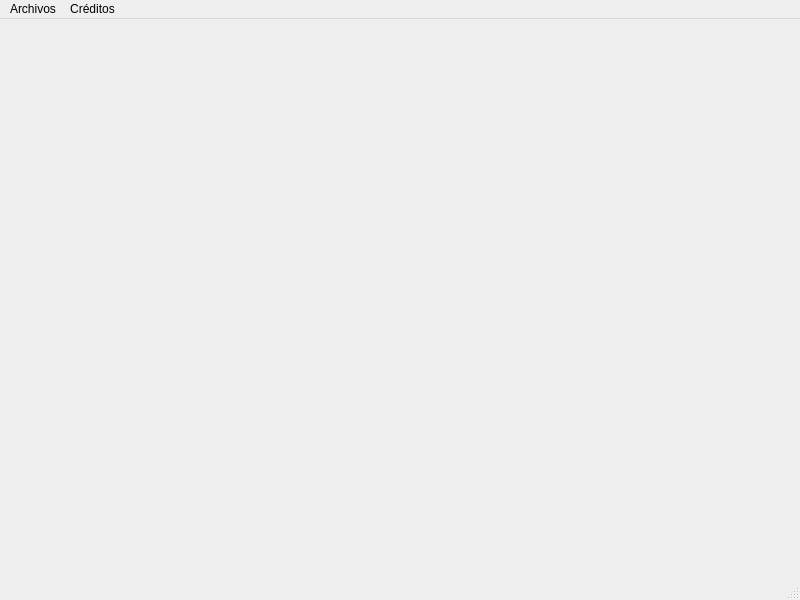
<?xml version="1.0" encoding="UTF-8"?>
<ui version="4.0">
 <class>main</class>
 <widget class="QMainWindow" name="main">
  <property name="geometry">
   <rect>
    <x>0</x>
    <y>0</y>
    <width>800</width>
    <height>600</height>
   </rect>
  </property>
  <property name="windowTitle">
   <string>CompanyName - Transferencias</string>
  </property>
  <widget class="QWidget" name="centralwidget"/>
  <widget class="QMenuBar" name="menubar">
   <property name="geometry">
    <rect>
     <x>0</x>
     <y>0</y>
     <width>800</width>
     <height>22</height>
    </rect>
   </property>
   <widget class="QMenu" name="menuArchivos">
    <property name="title">
     <string>Archivos</string>
    </property>
    <addaction name="btnRegistrarTransferencias"/>
    <addaction name="btnReportarTransferencia"/>
    <addaction name="btnHistorialTransferencias"/>
   </widget>
   <widget class="QMenu" name="menuCreditos">
    <property name="title">
     <string>Créditos</string>
    </property>
    <addaction name="actionDesarrolladores"/>
   </widget>
   <addaction name="menuArchivos"/>
   <addaction name="menuCreditos"/>
  </widget>
  <widget class="QStatusBar" name="statusbar"/>
  <action name="actionDesarrolladores">
   <property name="text">
    <string>Desarrolladores</string>
   </property>
  </action>
  <action name="btnRegistrarTransferencias">
   <property name="text">
    <string>Registrar Transferencias</string>
   </property>
   <property name="shortcut">
    <string>Ctrl+R</string>
   </property>
  </action>
  <action name="btnReportarTransferencia">
   <property name="text">
    <string>Reportar Transferencia</string>
   </property>
   <property name="shortcut">
    <string>Ctrl+T</string>
   </property>
  </action>
  <action name="btnHistorialTransferencias">
   <property name="text">
    <string>Historial de Transferencias</string>
   </property>
   <property name="shortcut">
    <string>Ctrl+B</string>
   </property>
  </action>
 </widget>
 <resources/>
 <connections/>
</ui>
